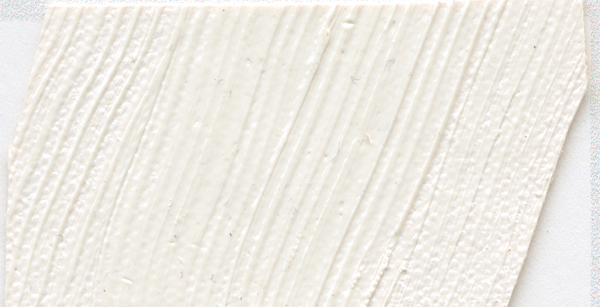
#> input picture assets/images/libraries/schmincke/norma/11110.jpg, 600 x 307 px
$ python resize_cv.py ../assets/images/libraries/schmincke/norma/11110.jpg out.png 100 100 ../assets/images/libraries/schmincke/norma/11112.jpg
#> lines starting #> are read from the running program, lines starting #| are printed output that depends on the picture
#!/usr/bin/env python3
import sys
import json

try:
    import cv2
except Exception as e:
    print(json.dumps({"error": f"OpenCV import failed: {e}"}), file=sys.stderr)
    sys.exit(1)


def interp_from_string(name: str):
    name = (name or '').lower()
    if name in ('nearest', 'nn'):  # Nearest neighbour
        return cv2.INTER_NEAREST
    if name in ('linear', 'bilinear'):  # Bilinear
        return cv2.INTER_LINEAR
    if name in ('cubic', 'bicubic'):  # Bicubic
        return cv2.INTER_CUBIC
    if name in ('area',):  # Good for downscaling
        return cv2.INTER_AREA
    if name in ('lanczos', 'lanczos4'):  # Higher quality
        return cv2.INTER_LANCZOS4
    return cv2.INTER_LINEAR


def main():
    if len(sys.argv) < 6:
        print(
            "Usage: resize_cv.py <input_path> <output_path> <width> <height> <interpolation>",
            file=sys.stderr,
        )
        sys.exit(2)

    input_path = sys.argv[1]
    output_path = sys.argv[2]
    width = int(sys.argv[3])
    height = int(sys.argv[4])
    interpolation = interp_from_string(sys.argv[5])

    img = cv2.imread(input_path, cv2.IMREAD_UNCHANGED)
#> img is the input picture: shape (307, 600, 3); mean B, G, R 228.8, 235.6, 239.2
    if img is None:
        print(json.dumps({"error": "Failed to read input image"}), file=sys.stderr)
        sys.exit(3)

    resized = cv2.resize(img, (width, height), interpolation=interpolation)
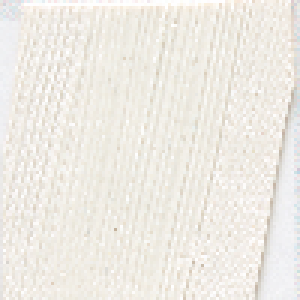
#> resized: shape (100, 100, 3) (shown 3 times larger); mean B, G, R 228.7, 235.5, 239
    ok = cv2.imwrite(output_path, resized)
    if not ok:
        print(json.dumps({"error": "Failed to write output image"}), file=sys.stderr)
        sys.exit(4)

    print(json.dumps({"width": width, "height": height}))


if __name__ == "__main__":
    main()

$ run again, on assets/images/libraries/schmincke/norma/11114.jpg
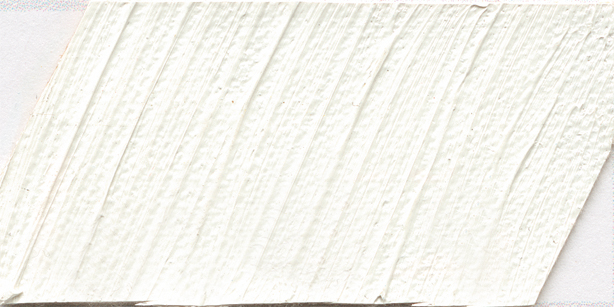
#> input picture assets/images/libraries/schmincke/norma/11114.jpg, 614 x 307 px
#> in main, img is the input picture: shape (307, 614, 3); mean B, G, R 238.1, 243.9, 244.8
#> in main, `resized = cv2.resize(img, (width, height), interpolation=interpolation)`:
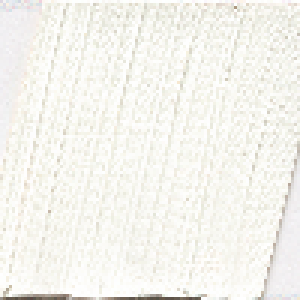
#> resized: shape (100, 100, 3) (shown 3 times larger); mean B, G, R 238, 243.8, 244.7

$ run again, on assets/images/libraries/schmincke/norma/11116.jpg
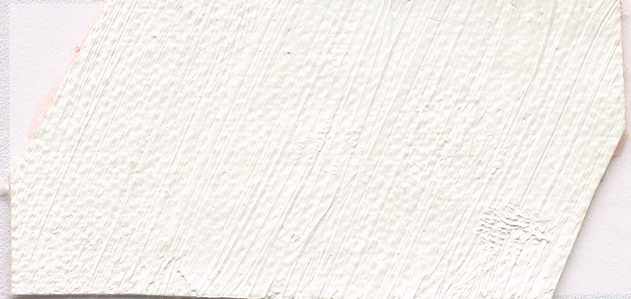
#> input picture assets/images/libraries/schmincke/norma/11116.jpg, 631 x 299 px
#> in main, img is the input picture: shape (299, 631, 3); mean B, G, R 236.2, 240.3, 243.7
#> in main, `resized = cv2.resize(img, (width, height), interpolation=interpolation)`:
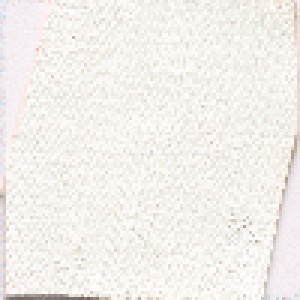
#> resized: shape (100, 100, 3) (shown 3 times larger); mean B, G, R 236, 240.1, 243.5

$ run again, on assets/images/libraries/schmincke/norma/11118.jpg
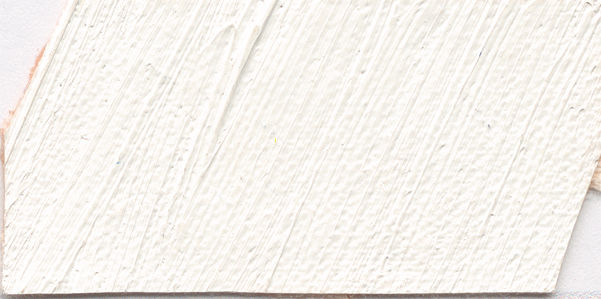
#> input picture assets/images/libraries/schmincke/norma/11118.jpg, 601 x 299 px
#> in main, img is the input picture: shape (299, 601, 3); mean B, G, R 236.3, 241.3, 244.8
#> in main, `resized = cv2.resize(img, (width, height), interpolation=interpolation)`:
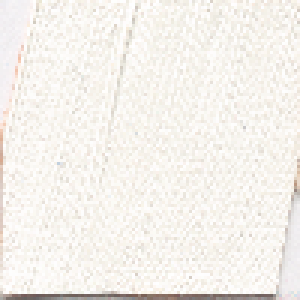
#> resized: shape (100, 100, 3) (shown 3 times larger); mean B, G, R 236.1, 241.2, 244.6
